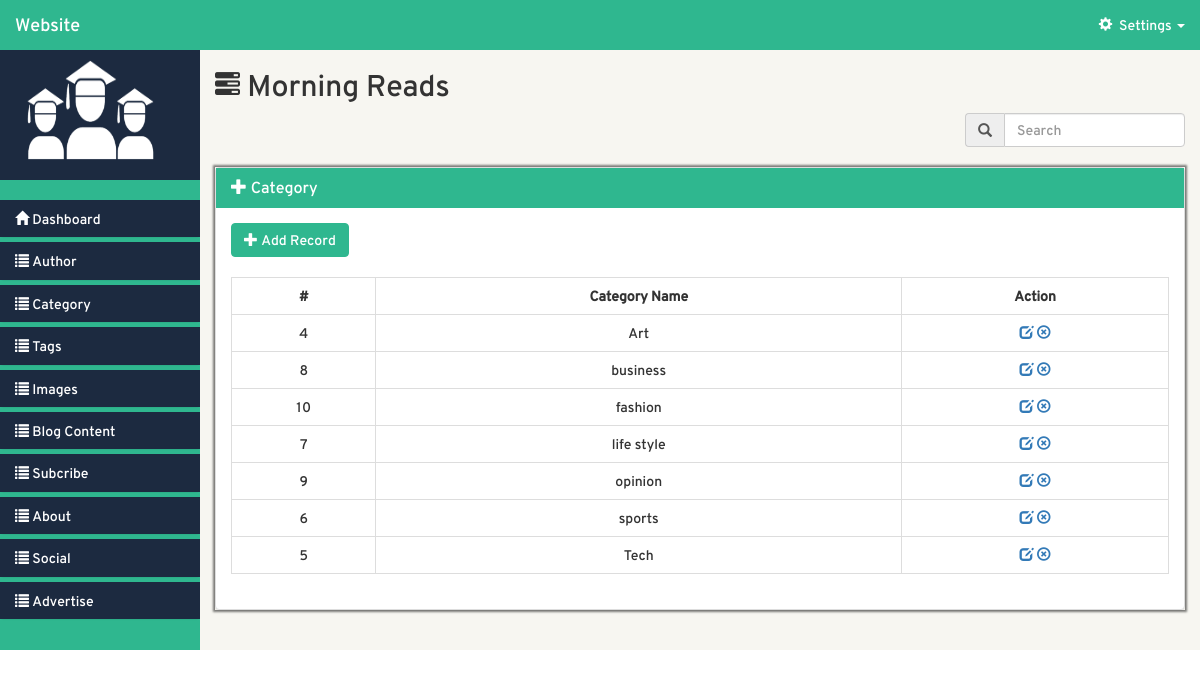
The app's page /admin-website/views/index.php?page=Category_read (signed in) with its own data.
### tables this page shows
CREATE TABLE `category` (
  `id` int(11) NOT NULL,
  `title` varchar(255) NOT NULL
);

### admin-website/src/Category.php (called while the page is built, shortened)
<?php
class Category {
	private $db;
	private static $table="category";
	public $per_page = 10;
	public $offset;
	function __construct() {
		try {
			$this->db = new PDO('mysql:host='.DB_HOST.';dbname='.DB_NAME,DB_USER,DB_PASSWORD);
			$this->db->setAttribute(PDO::ATTR_ERRMODE, PDO::ERRMODE_EXCEPTION);
			$query1 = $this->db->prepare('SET CHARACTER SET utf8');
			$query = $this->db->prepare("SET SESSION collation_connection ='utf8_general_ci'");
		    $query1->execute();
		    $query->execute();
		} catch (PDOException $e) {
			echo $e->getMessage();
		}
	}
	public function read() {
		try {
			$stmt = $this->db->prepare("SELECT * FROM ".self::$table." LIMIT $this->per_page offset $this->offset");
			$stmt->execute();
			$records = array();
			if($stmt->rowCount() > 0) {
				while($row = $stmt->fetch(5)) {
					$records[] = $row;
				}
			}
			return $records;
		} catch (PDOException $e) {
			echo $e->getMessage();
		}
	}
}
$Category = new Category();
 ?>

### admin-website/src/model.php (called while the page is built, shortened)
<?php
    require_once LIB_PATH.DS.'Category.php';
 ?>

### admin-website/views/Category/index.php (the view, shortened to what this page needs)
<?php
	$rec = $Category->count_all();
	$page = !empty($_GET['rows']) ? (int)$_GET['rows'] : 1;
	$per_page = $Category->per_page;
	$total_count = $rec->total;
	$pagination = new Pagination($page, $per_page, $total_count);
	$Category->offset = $pagination->offset();
	$records = $Category->read();
 ?>
      <div class="col-md-9 col-lg-10 col-sm-7 col-xs-12 right-container">
        <div class="row header-section">
            <div class="col-md-12 header-title">
                <h2 class="h2"><span class="glyphicon glyphicon-tasks"></span><?php include '../layouts/title.php'; ?> </h2>
            </div>
        </div>
        <div class="row">
          <div class="col-md-3 col-md-offset-9 search-box">
                <div class="input-group">
                    <div class="input-group-addon"><span class="glyphicon glyphicon-search"></span></div>
                    <input type="search" name="" id="key" class="form-control" title="" placeholder="Search" onkeyup="get()">
                </div>
                <br>
          </div>
        </div>
        <div class="panel-group" id="body-accordion">
          <div class="panel panel-default main-body">
            <div class="panel-heading body-head">
              <h4 class="panel-title">
                 <a data-toggle="collapse" data-parent="#body-accordion" href="#body-collapse">
                <span class="glyphicon glyphicon-plus"></span>&nbsp;Category</a>
              </h4>
            </div>
            <div id="body-collapse" class="panel-collapse collapse in">
               <div class="row main-part">
                  <div class="col-md-12 inner-part">
						<a class="btn btn-primary" href="index.php?page=Category_create"><span class="glyphicon glyphicon-plus"></span> Add Record</a><br><br>
						<?php
							if($records) { ?>
								<div id="values">
									<table class="table table-bordered">
										<tr class="">
											<th>#</th>
											<th>Category Name</th>
											<th class="text-center">Action</th>
										</tr>
										<?php foreach ($records as $record) { ?>
											<tr class="">
												<td><?php echo $record->id; ?></td>
												<td><?php echo $record->title; ?></td>
												<td class="text-center">
													<a href="index.php?page=Category_update&id=<?php echo $record->id; ?>"><span class="glyphicon glyphicon-edit"></span></a>
													<a href="index.php?page=Category_delete&id=<?php echo $record->id; ?>"><span class="glyphicon glyphicon-remove-circle"></span></a>
												</td>
											</tr>
										<?php } ?>
									</table>
								</div>
								<?php
							} else { ?>
								<div class="alert alert-info">No Record Found.</div>
							<?php }
						 ?>
                  </div>
               </div>
            </div>
          </div>
        </div>
      </div>

### admin-website/css/styles.css (style rules this page uses)
* { margin: 0; padding: 0; -moz-box-sizing:border-box; }
body { font-family: 'overpassregular'; }
.inner-part { position: relative; }
::placeholder { font-family: 'overpassregular'; }
.main-body > .body-head { background-color: #2fb78f; color: white; }
.panel-title { border-radius: 0px; }
.panel-title > a { outline: none; border-radius: 0px; text-decoration: none; }
.panel-heading { border-radius: 0px; border: 0; }
#body-collapse { padding: 15px; }
.right-container { background: #f7f6f1; min-height: 600px; }
.glyphicon-tasks { font-size: 25px; }
.table-bordered td,.table-bordered th { text-align: center; }
.btn-primary { background-color: #2FB78F !important; border: 1px solid #2FB78F; }
#body-accordion { box-shadow: 0px 0px 2px 2px rgba(0,0,0,0.5); border: none; }

### records on screen
category: id "4", title "Art"
category: id "8", title "business"
category: id "10", title "fashion"
category: id "7", title "life style"
category: id "9", title "opinion"
category: id "6", title "sports"
category: id "5", title "Tech"
